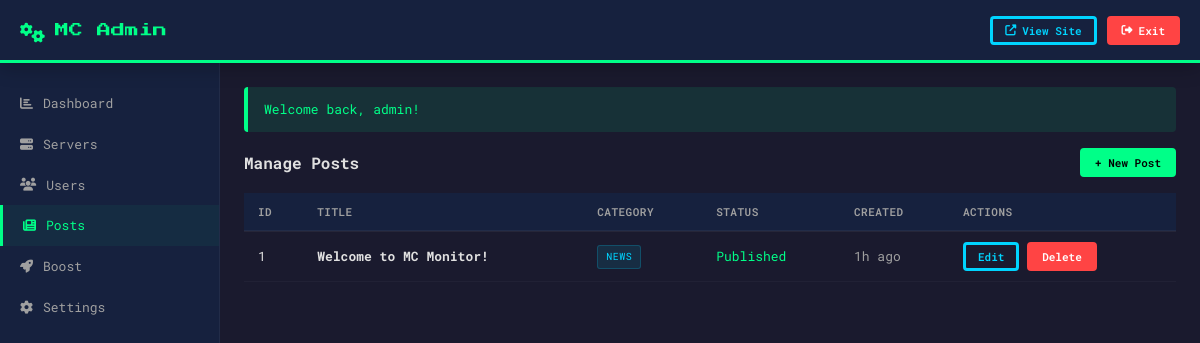
The app's page /admin/posts (signed in) with its own data.
### tables this page shows
CREATE TABLE IF NOT EXISTS `posts` (
    `id` INT PRIMARY KEY AUTO_INCREMENT,
    `author_id` INT NOT NULL,
    `title` VARCHAR(255) NOT NULL,
    `slug` VARCHAR(255) UNIQUE NOT NULL,
    `content` TEXT NOT NULL,
    `cover_image` VARCHAR(255),
    `category` ENUM('news','guide','update') DEFAULT 'news',
    `is_published` TINYINT(1) DEFAULT 0,
    `published_at` TIMESTAMP NULL,
    `created_at` TIMESTAMP DEFAULT CURRENT_TIMESTAMP,
    FOREIGN KEY (`author_id`) REFERENCES `users`(`id`)
);

### app/Core/Controller.php (called while the page is built, shortened)
<?php
abstract class Controller
{
    protected function view(string $template, array $data = [], int $status = 200): Response
    {
        $content = $this->render($template, $data);
        return (new Response())->html($content, $status);
    }
    protected function render(string $template, array $data = []): string
    {
        $viewDir = dirname(__DIR__) . '/Views';
        $file = $viewDir . '/' . str_replace('.', '/', $template) . '.php';
        extract($data);
        require $file;
        $content = ob_get_clean();
        if (isset($layout)) {
            $layoutFile = $viewDir . '/layouts/' . $layout . '.php';
            if (file_exists($layoutFile)) {
                $content = ob_get_clean();
            }
        }
        return $content;
    }
}

### app/Controllers/AdminController.php (called while the page is built, shortened)
<?php
class AdminController extends Controller
{
    public function posts(Request $request): Response
    {
        $page = max(1, (int) $request->query('page', 1));
        $result = Post::paginate($page, 20, '1=1', [], 'created_at', 'DESC');
        return $this->view('admin.posts', [
            'posts' => $result['data'],
            'meta' => $result['meta'],
        ]);
    }
}

### app/Core/Router.php (called while the page is built, shortened)
<?php
class Router
{
    private array $routes = [];
    private array $groupMiddleware = [];
    private string $groupPrefix = '';
    public function group(string $prefix, callable $callback, array $middleware = []): void
    {
        $prevPrefix = $this->groupPrefix;
        $prevMiddleware = $this->groupMiddleware;
        $this->groupPrefix = $prevPrefix . $prefix;
        $this->groupMiddleware = array_merge($prevMiddleware, $middleware);
        $this->groupPrefix = $prevPrefix;
        $this->groupMiddleware = $prevMiddleware;
    }
    private function addRoute(string $method, string $path, array|string $handler, array $middleware): void
    {
        $fullPath = $this->groupPrefix . $path;
        $allMiddleware = array_merge($this->groupMiddleware, $middleware);
        $this->routes[] = [
            'method' => $method,
            'path' => $fullPath,
            'handler' => $handler,
            'middleware' => $allMiddleware,
            'pattern' => $this->pathToPattern($fullPath),
        ];
    }
    private function pathToPattern(string $path): string
    {
        $pattern = preg_replace('/\{([a-zA-Z_]+)\}/', '(?P<$1>[^/]+)', $path);
        return '#^' . $pattern . '$#';
    }
    public function resolve(Request $request): Response
    {
        $method = $request->method();
        $path = $request->path();
        foreach ($this->routes as $route) {
            if ($route['method'] !== $method) {
                continue;
            }
            if (preg_match($route['pattern'], $path, $matches)) {
                $params = array_filter($matches, fn($key) => !is_int($key), ARRAY_FILTER_USE_KEY);
                $request->setParams($params);
                $handler = function (Request $req) use ($route) {
                    return $this->callHandler($route['handler'], $req);
                };
                $pipeline = $handler;
                foreach (array_reverse($route['middleware']) as $middlewareClass) {
                    $pipeline = function (Request $req) use ($middlewareClass, $pipeline) {
                        $middleware = new $middlewareClass();
                        return $middleware->handle($req, $pipeline);
                    };
                }
                return $pipeline($request);
            }
        }
        $response = new Response();
        return $response->html($this->render404(), 404);
    }
    private function callHandler(array|string $handler, Request $request): Response
    {
        if (is_array($handler)) {
            [$class, $method] = $handler;
            $controller = new $class();
            return $controller->$method($request);
        }
        return $handler($request);
    }
}

### app/Middleware/CsrfMiddleware.php (called while the page is built, shortened)
<?php
class CsrfMiddleware
{
    public function handle(Request $request, callable $next): Response
    {
        return $next($request);
    }
}

### app/Middleware/AdminMiddleware.php (called while the page is built, shortened)
<?php
class AdminMiddleware
{
    public function handle(Request $request, callable $next): Response
    {
        return $next($request);
    }
}

### app/Middleware/AuthMiddleware.php (called while the page is built, shortened)
<?php
class AuthMiddleware
{
    public function handle(Request $request, callable $next): Response
    {
        return $next($request);
    }
}

### app/Core/Database.php (called while the page is built, shortened)
<?php
class Database
{
    private static ?PDO $instance = null;
    public static function getInstance(): PDO
    {
        if (self::$instance === null) {
            $config = require dirname(__DIR__, 2) . '/config/database.php';
            $dsn = sprintf(
                'mysql:host=%s;port=%d;dbname=%s;charset=%s',
                $config['host'],
                $config['port'],
                $config['name'],
                $config['charset']
            );
            try {
                self::$instance = new PDO($dsn, $config['user'], $config['pass'], $config['options']);
            } catch (PDOException $e) {
                throw new PDOException('Database connection failed: ' . $e->getMessage());
            }
        }
        return self::$instance;
    }
}

### app/Core/Model.php (called while the page is built, shortened)
<?php
abstract class Model
{
    protected static string $table = '';
    protected static function db(): PDO
    {
        return Database::getInstance();
    }
    public static function count(string $where = '1=1', array $params = []): int
    {
        $table = static::$table;
        $stmt = static::db()->prepare("SELECT COUNT(*) FROM `{$table}` WHERE {$where}");
        $stmt->execute($params);
        return (int) $stmt->fetchColumn();
    }
    public static function paginate(int $page = 1, int $perPage = 20, string $where = '1=1', array $params = [], string $orderBy = 'id', string $direction = 'DESC'): array
    {
        $table = static::$table;
        $direction = strtoupper($direction) === 'DESC' ? 'DESC' : 'ASC';
        $offset = ($page - 1) * $perPage;
        $total = static::count($where, $params);
        $stmt = static::db()->prepare(
            "SELECT * FROM `{$table}` WHERE {$where} ORDER BY `{$orderBy}` {$direction} LIMIT ? OFFSET ?"
        );
        $allParams = array_merge($params, [$perPage, $offset]);
        $stmt->execute($allParams);
        return [
            'data' => $stmt->fetchAll(),
            'meta' => [
                'page' => $page,
                'per_page' => $perPage,
                'total' => $total,
                'total_pages' => (int) ceil($total / $perPage),
            ],
        ];
    }
}

### app/Core/Request.php (called while the page is built, shortened)
<?php
class Request
{
    private array $query;
    public function __construct()
    {
        $this->query = $_GET;
    }
    public function query(?string $key = null, mixed $default = null): mixed
    {
        return $this->query[$key] ?? $default;
    }
}

### app/Core/Env.php (called while the page is built, shortened)
<?php
class Env
{
    private static array $vars = [];
    public static function get(string $key, mixed $default = null): mixed
    {
        return self::$vars[$key] ?? $_ENV[$key] ?? $default;
    }
}

### app/helpers.php (called while the page is built, shortened)
<?php
function env(string $key, mixed $default = null): mixed
{
    return Env::get($key, $default);
}
function e(string $value): string
{
    return htmlspecialchars($value, ENT_QUOTES | ENT_SUBSTITUTE, 'UTF-8');
}
function time_ago(string $datetime): string
{
    $time = strtotime($datetime);
    $diff = time() - $time;
    if ($diff < 86400) return floor($diff / 3600) . 'h ago';
    return date('M j, Y', $time);
}

### config/database.php (called while the page is built)
<?php
return [
    'host' => env('DB_HOST', 'MySQL-8.4'),
    'port' => env('DB_PORT', 3306),
    'name' => env('DB_NAME', 'monitoring'),
    'user' => env('DB_USER', 'root'),
    'pass' => env('DB_PASS', ''),
    'charset' => 'utf8mb4',
    'options' => [
        PDO::ATTR_ERRMODE => PDO::ERRMODE_EXCEPTION,
        PDO::ATTR_DEFAULT_FETCH_MODE => PDO::FETCH_ASSOC,
        PDO::ATTR_EMULATE_PREPARES => false,
    ],
];

### app/Core/App.php (called while the page is built, shortened)
<?php
class App
{
    private Router $router;
    private Request $request;
    public function __construct()
    {
        $this->request = new Request();
        $this->router = new Router();
    }
    public function run(): void
    {
        try {
            $response = $this->router->resolve($this->request);
        } catch (\Throwable $e) {
            $this->handleException($e);
        }
    }
}

### app/Views/admin/posts.php (the view, shortened to what this page needs)
<div class="flex-between mb-2">
    <h1 style="font-size:16px;">Manage Posts</h1>
    <a href="/admin/posts/create" class="btn btn-primary btn-sm">+ New Post</a>
</div>
<div class="table-responsive">
    <table class="table">
        <thead>
            <tr>
                <th>ID</th>
                <th>Title</th>
                <th>Category</th>
                <th>Status</th>
                <th>Created</th>
                <th>Actions</th>
            </tr>
        </thead>
        <tbody>
            <?php foreach ($posts as $post): ?>
                <tr>
                    <td><?= $post['id'] ?></td>
                    <td><strong><?= e($post['title']) ?></strong></td>
                    <td><span class="tag"><?= e($post['category']) ?></span></td>
                    <td>
                        <?= $post['is_published']
                            ? '<span class="text-green">Published</span>'
                            : '<span class="text-muted">Draft</span>' ?>
                    </td>
                    <td class="text-muted"><?= time_ago($post['created_at']) ?></td>
                    <td>
                        <a href="/admin/posts/edit/<?= $post['id'] ?>" class="btn btn-sm btn-secondary">Edit</a>
                        <form method="POST" action="/admin/posts/delete/<?= $post['id'] ?>" style="display:inline;"
                              onsubmit="return confirm('Delete this post?')">
                            <button class="btn btn-sm btn-danger">Delete</button>
                        </form>
                    </td>
                </tr>
            <?php endforeach; ?>
        </tbody>
    </table>
</div>

### public/css/style.css (style rules this page uses)
:root { --bg-primary: #1a1a2e; --bg-secondary: #16213e; --bg-card: #0f3460; --bg-input: #0d1b36; --text-primary: #e0e0e0; --text-secondary: #a0a0a0; --accent-green: #00ff88; --accent-blue: #00d4ff; --accent-red: #ff4444; --accent-gold: #ffd700; --accent-purple: #b44aff; --glow-green: 0 0 10px rgba(0, 255, 136, 0.3); --glow-blue: 0 0 10px rgba(0, 212, 255, 0.3); --glow-red: 0 0 10px rgba(255, 68, 68, 0.3); --glow-gold: 0 0 10px rgba(255, 215, 0, 0.3); --pixel-border: 3px solid; --font-pixel: "Press Start 2P", monospace; --font-body: "Roboto Mono", monospace; --radius: 4px; --transition: all 0.2s ease; }
*, *::before, *::after { box-sizing: border-box; margin: 0; padding: 0; }
html { font-size: 16px; scroll-behavior: smooth; }
body { font-family: var(--font-body); background: var(--bg-primary); color: var(--text-primary); line-height: 1.6; min-height: 100vh; }
a { color: var(--accent-blue); text-decoration: none; transition: var(--transition); }
.btn { display: inline-flex; align-items: center; justify-content: center; gap: 6px; padding: 10px 20px; border: var(--pixel-border) transparent; border-radius: var(--radius); font-family: var(--font-body); font-size: 13px; font-weight: 600; cursor: pointer; transition: var(--transition); text-decoration: none; line-height: 1; }
.btn-primary { background: var(--accent-green); color: #000; border-color: var(--accent-green); }
.btn-secondary { background: transparent; color: var(--accent-blue); border-color: var(--accent-blue); }
.btn-danger { background: var(--accent-red); color: #fff; border-color: var(--accent-red); }
.btn-sm { padding: 6px 12px; font-size: 11px; }
.tag { display: inline-block; padding: 3px 8px; background: rgba(0, 212, 255, 0.1); border: 1px solid rgba(0, 212, 255, 0.2); border-radius: 3px; font-size: 10px; color: var(--accent-blue); text-transform: uppercase; letter-spacing: 0.5px; }
.table-responsive { overflow-x: auto; }
.table { width: 100%; border-collapse: collapse; font-size: 13px; }
.table th { text-align: left; padding: 10px 14px; background: var(--bg-secondary); color: var(--text-secondary); font-weight: 600; font-size: 11px; text-transform: uppercase; letter-spacing: 0.5px; border-bottom: 2px solid rgba(255, 255, 255, 0.05); }
.table td { padding: 10px 14px; border-bottom: 1px solid rgba(255, 255, 255, 0.03); vertical-align: middle; }
.text-green { color: var(--accent-green); }
.text-muted { color: var(--text-secondary); }
.mb-2 { margin-bottom: 16px; }
.flex-between { display: flex; justify-content: space-between; align-items: center; }

### records on screen
posts: id "1", title "Welcome to MC Monitor!", category "NEWS", is_published "Published", created_at "1h ago"

### other values on screen
$flash "Welcome back, admin!"
